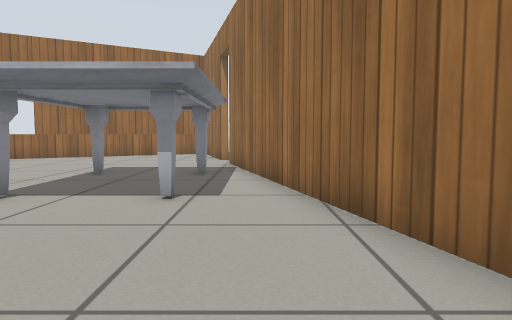
View 1 (above)

20 first-person views from a walk through a world built for the Gazebo simulator. The camera is 0.5 m above the floor, tilts 4° down and sees 70° across. The floor is counted in squares, 0.5 m on a side. Each view is taken from the middle of a square. On the plan, view 1 faces up. The plan holds only what a view shows up to about 13 squares ahead; the rest is blank. Simple patterns stand in for the simulator's built-in surfaces.

View 2
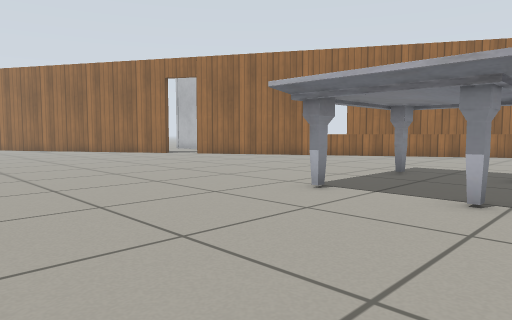

View 3
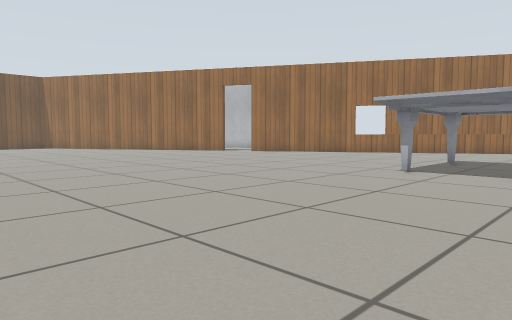

View 4
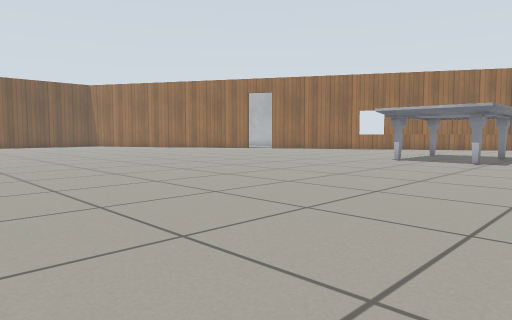

View 5
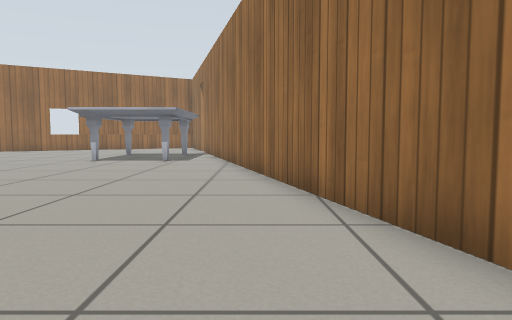

View 6
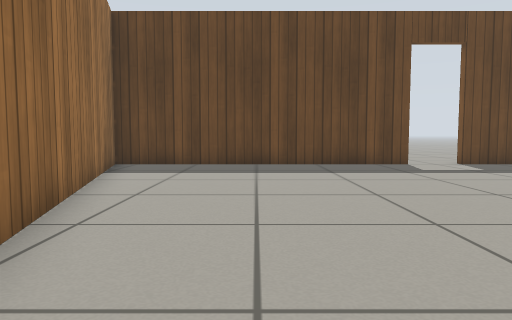

View 7
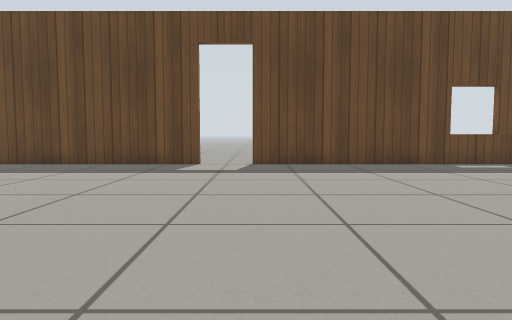

View 8
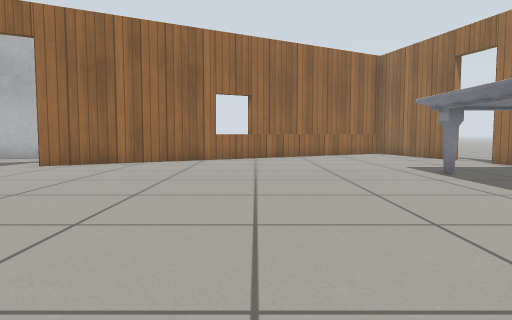

View 9
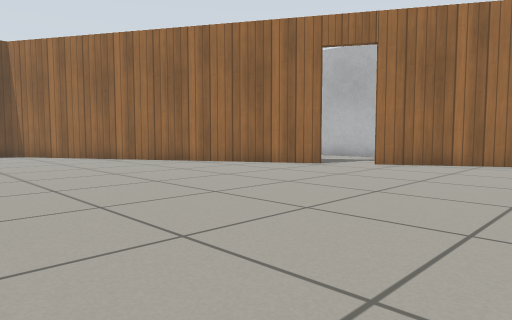

View 10
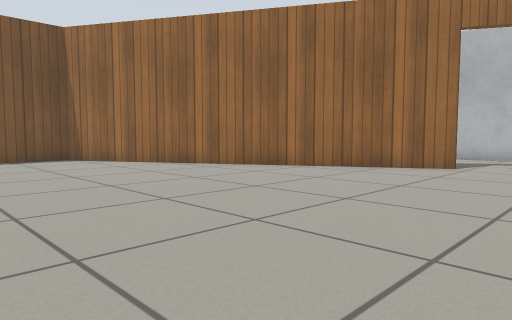

View 11
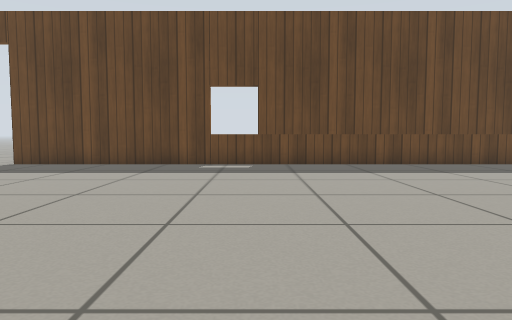

View 12
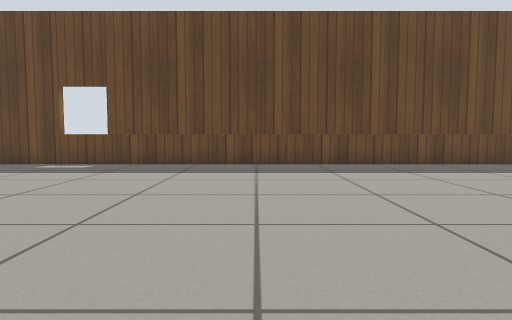

View 13
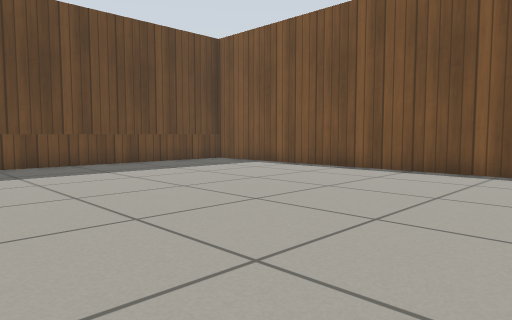

View 14
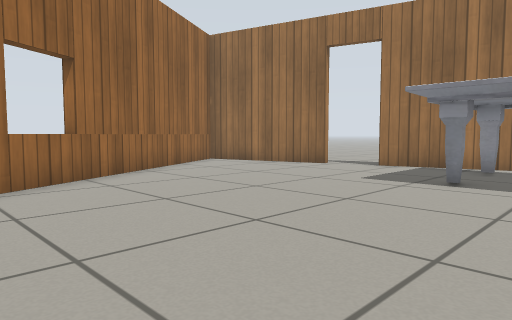

View 15
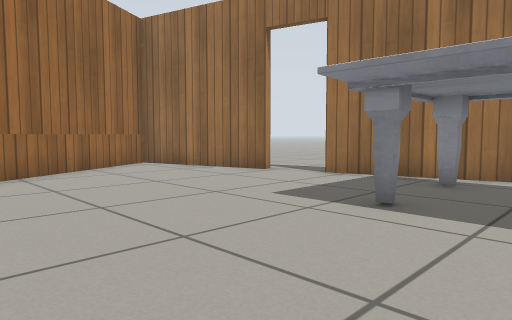

View 16
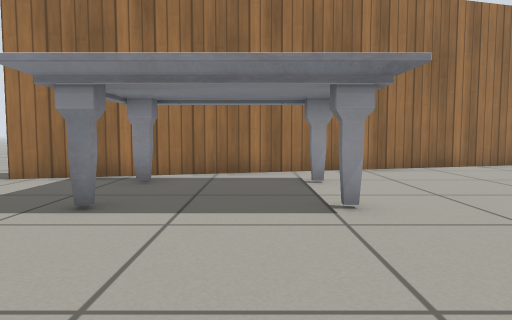

View 17
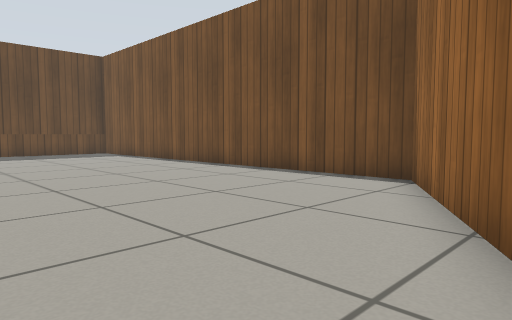

View 18
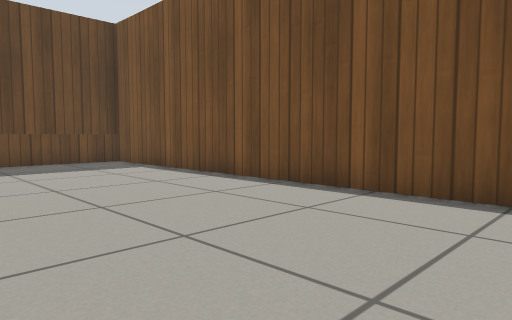

View 19
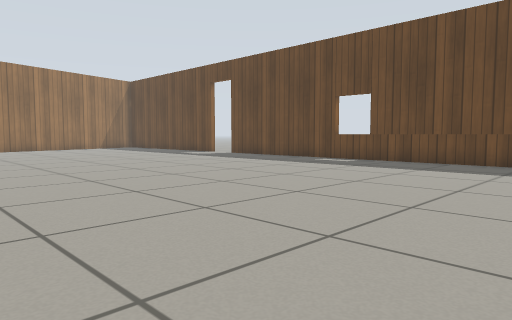

View 20
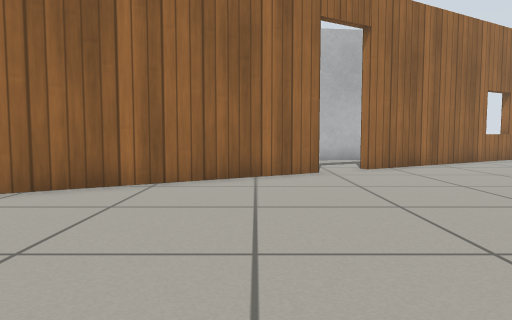

### Floor plan
Points are (right, up) in squares from view 1. A wall is a line through its corners. A room is listed if a view was taken in it or the views show most of it. See-through windows are left out.
Room 1 (views 1, 2, 3, 4, 5, 6, 7, 8, 9, 10, 11, 12, 13, 14, 15, 16, 17, 18, 19, 20)
walls: (-17.2, 10.6) (-29, 3.8) (-29, -11.7); (-4.1, -12.2) (5.7, -12.2) (-0.9, 12.6); (-1.4, 14.2) (-2.6, 19) (-15.8, 11.4); (-28.5, -12.2) (-5.9, -12.2)
ways out: open door at (-16.5, 11); open door at (-5, -12); open door at (-1, 13.5)
objects: marble table (-5, 5) to (-1, 10)

Where each view was taken, in squares from view 1:
view 1: 0 up, 0 right, facing up
view 2: 0 up, 0 right, facing up-left
view 3: 4 down, 0 right, facing up-left
view 4: 8 down, 2 right, facing up-left
view 5: 8 down, 2 right, facing up
view 6: 0 up, 1 right, facing down
view 7: 0 up, 6 left, facing down
view 8: 0 up, 9 left, facing up
view 9: 0 up, 10 left, facing up-left
view 10: 1 down, 14 left, facing up-left
view 11: 0 up, 14 left, facing down
view 12: 0 up, 19 left, facing down
view 13: 0 up, 19 left, facing down-left
view 14: 7 up, 12 left, facing up-right
view 15: 7 up, 9 left, facing up-right
view 16: 7 up, 9 left, facing right
view 17: 7 up, 21 left, facing down-left
view 18: 1 up, 23 left, facing down-left
view 19: 1 up, 21 left, facing down-right
view 20: 1 up, 19 left, facing up
